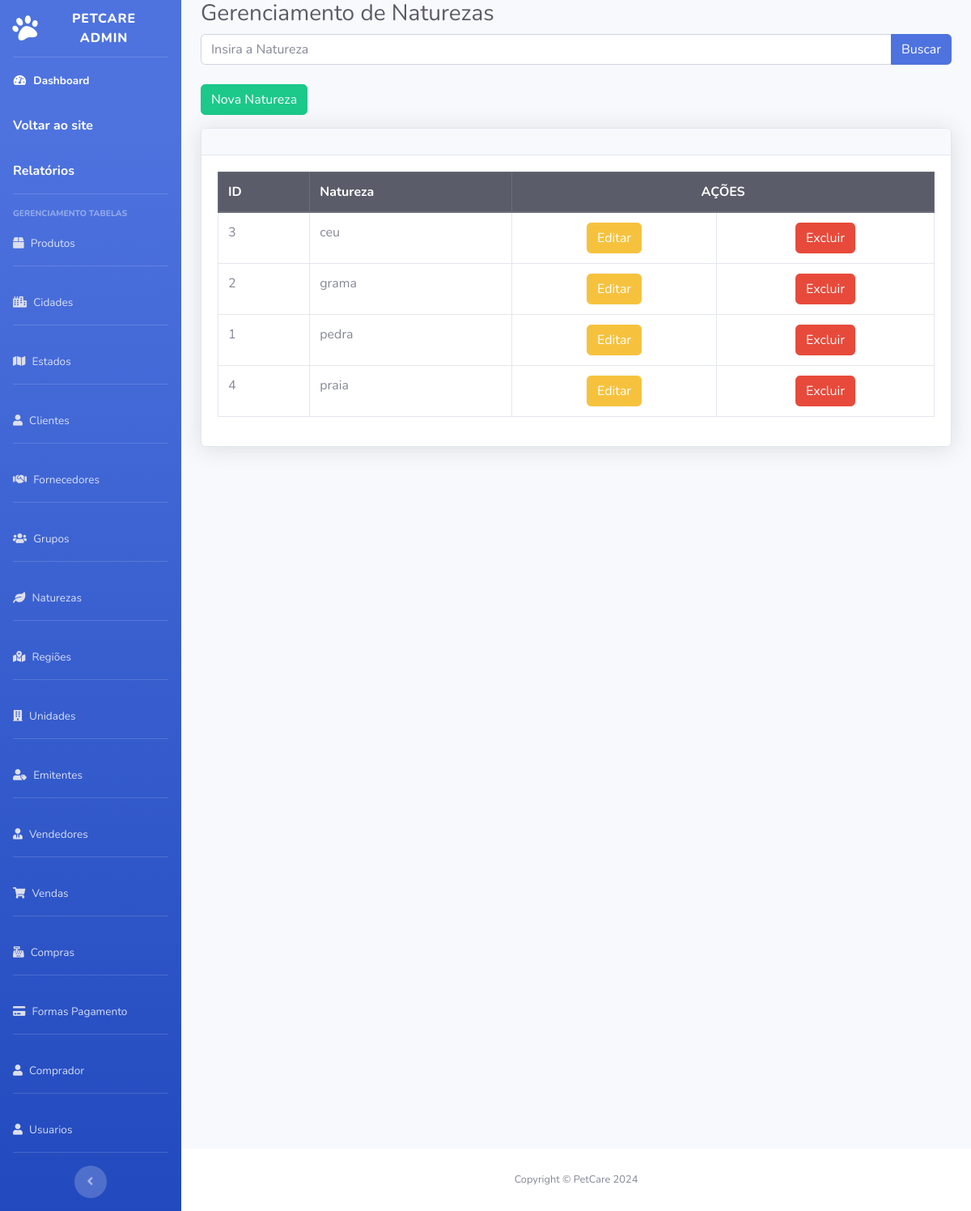
Screenshot of /petcare_admin/naturezas/natureza.php with the database file from the repository.
### tables this page shows
CREATE TABLE `tb_natureza` (
  `id_natureza` int(11) NOT NULL,
  `nm_natureza` varchar(55) DEFAULT NULL
);

### petcare_admin/naturezas/natureza.php (the view, shortened to what this page needs)
<?php
include('../config/conecta.php');
?>
<!DOCTYPE html>
<html lang="en">
<head>
    <link href="../vendor/fontawesome-free/css/all.min.css" rel="stylesheet" type="text/css">
    <link href="../css/sb-admin-2.css" rel="stylesheet">
    <link href="../vendor/datatables/datatables.bootstrap4.min.css" rel="stylesheet">
</head>
<body id="page-top">
    <div id="wrapper">
        <ul class="navbar-nav bg-gradient-primary sidebar sidebar-dark accordion" id="accordionSidebar">
        <a class="sidebar-brand d-flex align-items-center justify-content-center" href="../index.php">
                <div class="sidebar-brand-icon rotate-n-15">
                    <i class="fas fa-paw"></i>
                </div>
                <div class="sidebar-brand-text mx-3">PetCare Admin</div>
            </a>
            <hr class="sidebar-divider my-0">
            <li class="nav-item active">
                <a class="nav-link" href="../index.php">
                    <i class="fas fa-fw fa-tachometer-alt"></i>
                    <span>Dashboard</span>
                    <a href="http://localhost/PetCareAll/Petcare/HOME/INDEX2.php" class="nav-link">Voltar ao site</a>
                    <a href="http://localhost/PetCareAll/Relatorio/PaginaRelatorios/pgrelatorios.php" class="nav-link">Relatórios</a>
                </a>
            </li>
            <div class="text-center d-none d-md-inline">
                <hr class="sidebar-divider">
                <div class="sidebar-heading">Gerenciamento Tabelas</div>
                <li class="nav-item">
                    <a class="nav-link" href="../produtos/produto.php">
                        <i class="fas fa-box fa-2x text-gray-300"></i>
                        <span>Produtos</span>
                    </a>
                </li>
                <hr class="sidebar-divider d-none d-md-block">
                <li class="nav-item">
                    <a class="nav-link" href="../cidades/cidade.php">
                        <i class="fas fa-city fa-2x text-gray-300"></i>
                        <span>Cidades</span>
                    </a>
                </li>
                <hr class="sidebar-divider d-none d-md-block">
                <li class="nav-item">
                    <a class="nav-link" href="../estados/estado.php">
                        <i class="fas fa-map fa-2x text-gray-300"></i>
                        <span>Estados</span>
                    </a>
                </li>
                <hr class="sidebar-divider d-none d-md-block">
                <li class="nav-item">
                    <a class="nav-link" href="../clientes/cliente.php">
                        <i class="fas fa-user fa-2x text-gray-300"></i>
                        <span>Clientes</span>
                    </a>
                </li>
                <hr class="sidebar-divider d-none d-md-block">
                <li class="nav-item">
                    <a class="nav-link" href="../fornecedores/fornecedor.php">
                        <i class="fas fa-handshake fa-2x text-gray-300"></i>
                        <span>Fornecedores</span>
                    </a>
                </li>
                <hr class="sidebar-divider d-none d-md-block">
                <li class="nav-item">
                    <a class="nav-link" href="../grupos/grupo.php">
                        <i class="fas fa-users fa-2x text-gray-300"></i>
                        <span>Grupos</span>
                    </a>
                </li>
                <hr class="sidebar-divider d-none d-md-block">
                <li class="nav-item">
                    <a class="nav-link" href="natureza.php">
                        <i class="fas fa-leaf fa-2x text-gray-300"></i>
                        <span>Naturezas</span>
                    </a>
                </li>
                <hr class="sidebar-divider d-none d-md-block">
                <li class="nav-item">
                    <a class="nav-link" href="../regioes/regiao.php">
                        <i class="fas fa-map-marked-alt fa-2x text-gray-300"></i>
                        <span>Regiões</span>
                    </a>
                </li>
                <hr class="sidebar-divider d-none d-md-block">
                <li class="nav-item">
                    <a class="nav-link" href="../unidades/unidade.php">
                        <i class="fas fa-building fa-2x text-gray-300"></i>
                        <span>Unidades</span>
                    </a>
                </li>
                 <hr class="sidebar-divider d-none d-md-block">
                 <li class="nav-item">
                <a class="nav-link" href="../emitentes/emitente.php">
                    <i class="fas fa-user-tag fa-2x text-gray-300"></i>
                    <span>Emitentes</span>
                </a>
            </li>
             <hr class="sidebar-divider d-none d-md-block">
                 <li class="nav-item">
                <a class="nav-link" href="../vendedores/vendedor.php">
                <i class="fas fa-user-tie fa-2x text-gray-300"></i>
                    <span>Vendedores</span>
                </a>
            </li>
                <hr class="sidebar-divider d-none d-md-block">
                 <li class="nav-item">
                <a class="nav-link" href="../vendas/venda.php">
                <i class="fas fa-shopping-cart fa-2x text-gray-300"></i>
                    <span>Vendas</span>
                </a>
            </li>
                        <hr class="sidebar-divider d-none d-md-block">
                    <li class="nav-item">
                    <a class="nav-link" href="../compras/compra.php">
                        <i class="fas fa-cash-register fa-2x text-gray-300"></i>
                        <span>Compras</span>
                    </a>
                </li>
                <hr class="sidebar-divider d-none d-md-block">
                <li class="nav-item">
                    <a class="nav-link" href="../formapgto/formapgto.php">
                        <i class="fas fa-credit-card fa-2x text-gray-300"></i>
                        <span>Formas Pagamento</span>
                    </a>
                </li>
                     <hr class="sidebar-divider d-none d-md-block">
                <li class="nav-item">
                    <a class="nav-link" href="../comprador/comprador.php">
                        <i class="fas fa-user fa-2x text-gray-300"></i>
                        <span>Comprador</span>
                    </a>
                </li>
                <hr class="sidebar-divider d-none d-md-block">
                <li class="nav-item">
                    <a class="nav-link" href="../usuarios/usuario.php">
                        <i class="fas fa-user fa-2x text-gray-300"></i>
                        <span>Usuarios</span>
                    </a>
                </li>
                <hr class="sidebar-divider d-none d-md-block">
                <button class="rounded-circle border-0" id="sidebarToggle"></button>
            </div>
        </ul>
        <div id="content-wrapper" class="d-flex flex-column">
            <div id="content">
                <div class="container-fluid">
                    <h1 class="h3 mb-2 text-gray-800">Gerenciamento de Naturezas</h1>
                    <form action="" method="post" class="mb-4">
                        <div class="input-group">
                            <input type="text" name="busca" id="busca" class="form-control" placeholder="Insira a Natureza">
                            <div class="input-group-append">
                                <input type="submit" value="Buscar" class="btn btn-primary">
                            </div>
                        </div>
                    </form>
                    <a href="adiciona_natureza.php" class="btn btn-success mb-3">Nova Natureza</a>
                    <div class="card shadow mb-4">
                        <div class="card-header py-3"></div>
                        <div class="card-body">
                            <div class="table-responsive">
                                <table class="table table-bordered" width="100%" cellspacing="0">
                                    <thead class="thead-dark">
                                        <tr>
                                            <th>ID</th>
                                            <th>Natureza</th>
                                            <th colspan="2" class="text-center">AÇÕES</th>
                                        </tr>
                                    </thead>
                                    <tbody>
                                        <?php
                                        $buscar = !empty($_POST['busca']) ? "%" . $_POST['busca'] . "%" : null;
                                        if ($buscar) {
                                            $sql = $conn->prepare("SELECT * FROM tb_natureza WHERE nm_natureza LIKE :buscar ORDER BY nm_natureza");
                                            $sql->bindParam(':buscar', $buscar, PDO::PARAM_STR);
                                        } else {
                                            $sql = $conn->prepare("SELECT * FROM tb_natureza ORDER BY nm_natureza");
                                        }
                                        $sql->execute();
                                        $result = $sql->fetchAll();
                                        foreach ($result as $linha) {
                                            echo "<tr>";
                                            echo "<td>" . htmlspecialchars($linha['id_natureza']) . "</td>";
                                            echo "<td>" . htmlspecialchars($linha['nm_natureza']) . "</td>";
                                            echo "<td class='text-center'><a href='editar_natureza.php?id=" . htmlspecialchars($linha['id_natureza']) . "' class='btn btn-warning'>Editar</a></td>";
                                            echo "<td class='text-center'><a href='excluir.php?id=" . htmlspecialchars($linha['id_natureza']) . "' class='btn btn-danger' onclick='return confirm(\"Você tem certeza que deseja excluir esta natureza?\");'>Excluir</a></td>";
                                            echo "</tr>";
                                        }
                                        ?>
                                    </tbody>
                                </table>
                            </div>
                        </div>
                    </div>
                </div>
            </div>
            <footer class="sticky-footer bg-white">
                <div class="container my-auto">
                    <div class="copyright text-center my-auto">
                        <span>Copyright &copy; PetCare 2024</span>
                    </div>
                </div>
            </footer>
        </div>
    </div>
</body>
</html>

### rows the page displays
tb_natureza: id_natureza "3", nm_natureza "ceu"
tb_natureza: id_natureza "2", nm_natureza "grama"
tb_natureza: id_natureza "1", nm_natureza "pedra"
tb_natureza: id_natureza "4", nm_natureza "praia"
